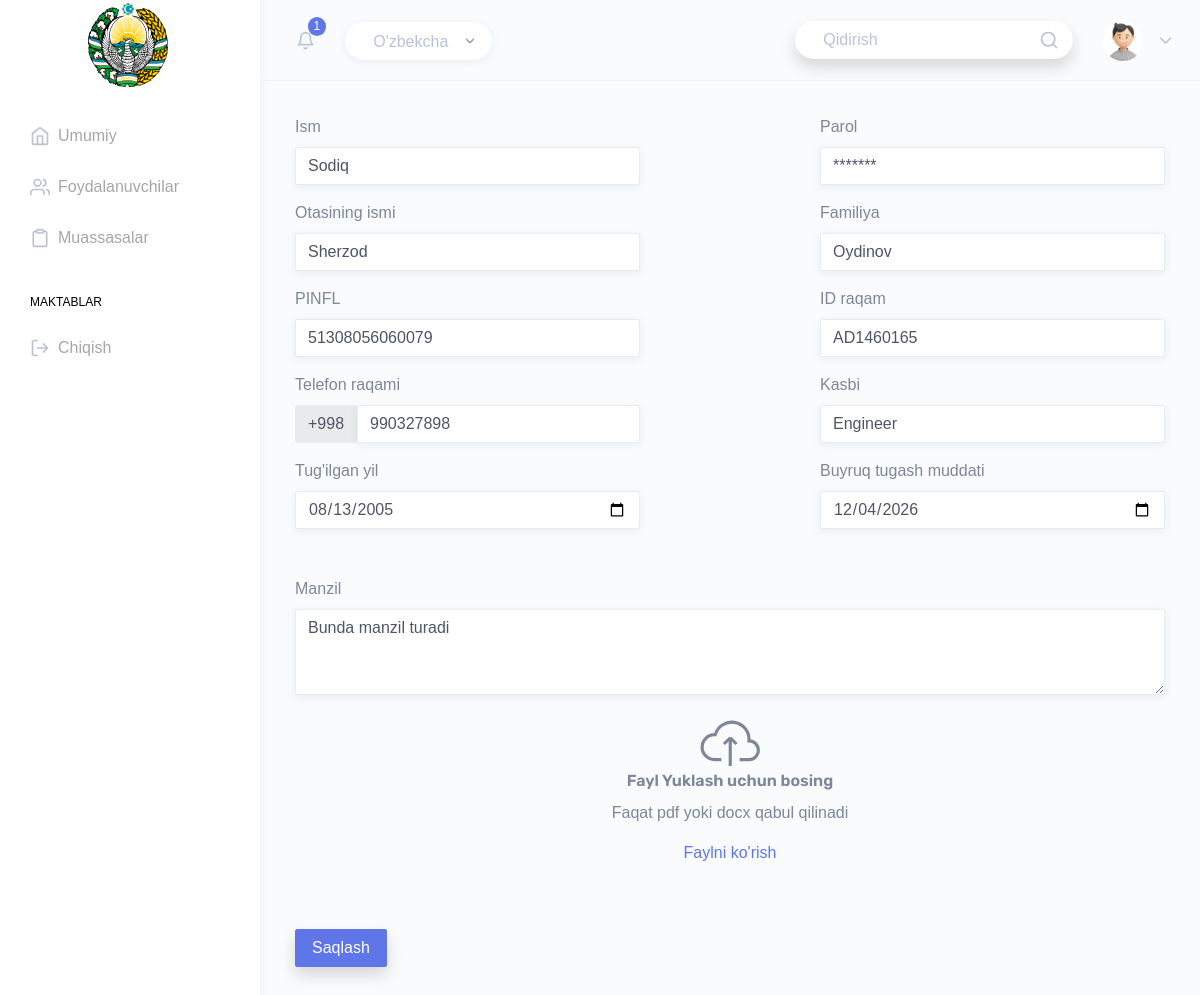
Screenshot of /update-profile/6dc4d02577b547ecb099e27908114e21/ (signed in) with the database file from the repository.
### school/models.py (models this page shows, shortened)
class UserProfile(BaseModel):
    user = models.OneToOneField(User, on_delete=models.CASCADE, null=True, related_name='user_profile')
    first_name = models.CharField(max_length=32, default="No Name")
    last_name = models.CharField(max_length=32, default="No Last Name")
    born_in = models.DateField()
    father_name = models.CharField(max_length=32)
    passport_id = models.CharField(max_length=9, unique=True)
    manzil = models.CharField(max_length=512)
    pinfl = models.CharField(max_length=14, unique=True)
    position = models.CharField(max_length=512)
    tel_number = models.CharField(max_length=9)
    command_expire = models.DateField(null=True, blank=True) # buyruq tugash vaqti
    command_pdf = models.FileField(validators=[FileExtensionValidator(allowed_extensions=['pdf', 'docx'])]) # pdf file Buyrug' (Moddiy texnik baza bo'yicha mas'ul shaxs buyrug'i)
    is_active = models.BooleanField(default=True)
    is_selected = models.BooleanField(default=False)
    is_super_admin = models.BooleanField(default=False)
    class Meta:
        verbose_name = "Foydalanuvchi profili"
        verbose_name_plural = "Foydalanuvchilar profillari"

### school/views.py (the view)
# urls.py: path('update-profile/<str:id>/', views.update_profile, name='update_profile'),
@login_required
def update_profile(request, id):
    user_data = get_object_or_404(UserProfile, id=id)
    if request.method == 'POST' and request.user.is_superuser:
        form = UpdateProfileForm(request.POST, request.FILES, instance=user_data)
        if form.is_valid():
            form.save()
            return redirect('detail_profile', id)
        else:
            return HttpResponse(form.errors)
    else:
        form = UpdateProfileForm(instance=user_data)
    context = {
        'user_data': user_data,
        'form': form
    }
    return render(request, 'users/update-user-profile.html', context)

### accounts/forms.py
class UpdateProfileForm(forms.ModelForm):
    class Meta:
        model = UserProfile
        fields = (
            'first_name', 'last_name',
            'born_in', 'father_name', 'passport_id',
            'manzil', 'pinfl', 'position', 'tel_number',
            'command_expire','command_pdf'
        )

### templates/users/update-user-profile.html (shortened to what this page needs)
{% extends 'base/base.html' %}
{% load phone_number %}
{% block content %}
<div class="page-wrapper">
    <div class="container-fluid">
        <form method="post" enctype="multipart/form-data">
            <div class="row justify-content-between"> {% csrf_token %}
                <div class="col-md-5 mb-3">
                    <div class="form-group">
                        <label for="firstName" class="text-md">Ism</label>
                        <input name="first_name" value="{{ user_data.first_name }}" id="firstName" maxlength="30" class="form-control shadow-sm"
                            type="text" required/>
                    </div>
                    <div class="form-group">
                        <label for="fatherName" class="text-md">Otasining ismi</label>
                        <input name="father_name" value="{{ user_data.father_name }}" id="fatherName" maxlength="30" class="form-control shadow-sm"
                            type="text" required/>
                    </div>
                    <div class="form-group">
                        <label for="pinfl" class="text-md">PINFL</label>
                        <input name="pinfl" value="{{ user_data.pinfl }}" id="pinfl" maxlength="14" class="form-control shadow-sm" type="text"
                        required/>
                    </div>
                    <label class="text-md">Telefon raqami</label>
                    <div class="input-group mb-3">
                        <span class="input-group-text">+998</span>
                        <input name="tel_number" value="{{ user_data.tel_number }}" class="form-control shadow-sm" type="tel" placeholder="(90) 123-45-67"
                            maxlength="9" required/>
                    </div>
                    <div class="form-group">
                        <label for="born" class="text-md">Tug'ilgan yil</label>
                        <input name="born_in" value="{{ user_data.born_in|date:'Y-m-d' }}" id="born" class="form-control shadow-sm" type="date" required/>
                    </div>
                </div>
                <div class="col-md-5 mb-3">
                    <div class="form-group">
                        <label for="password" class="text-md">Parol</label>
                        <input value="*******" id="password" maxlength="30" class="form-control shadow-sm" type="text"/>
                    </div>
                    <div class="form-group">
                        <label for="lastName" class="text-md">Familiya</label>
                        <input id="lastName" value="{{ user_data.last_name }}" name="last_name" maxlength="30" class="form-control shadow-sm" type="text"
                        required/>
                    </div>
                    <div class="form-group">
                        <label for="idCard" class="text-md">ID raqam</label>
                        <input id="idCard" value="{{ user_data.passport_id }}" name="passport_id" maxlength="9" class="form-control shadow-sm" type="text"
                        required/>
                    </div>
                    <div class="form-group">
                        <label for="profession" class="text-md">Kasbi</label>
                        <input id="profession" value="{{ user_data.position }}" name="position" maxlength="32" class="form-control shadow-sm" type="text"
                        required/>
                    </div>
                    <div style="width: 100%;" class="form-group mt-3">
                        <label for="expireCommand">Buyruq tugash muddati</label>
                        <input id="expireCommand" value="{{ user_data.command_expire|date:'Y-m-d' }}" name="command_expire" class="form-control shadow-sm" type="date"
                        required/>
                    </div>
                </div>
            </div>
            <div class="mt-3">
                <label for="address">Manzil</label>
                <textarea id="address" name="manzil" maxlength="300" class="form-control shadow-sm" rows="3" required>{{ user_data.manzil }}</textarea>
            </div>
            <div class="mt-4">
                <div class="flex items-center justify-center w-full">
                    <label
                        class="d-flex flex-column align-items-center justify-content-center w-full border-2 border-gray-300 border-dashed rounded-lg cursor-pointer bg-gray-50">
                        <div class="d-flex flex-column align-items-center justify-content-center">
                            <p class="mb-2 text-sm text-gray-500"><span class="font-weight-bold">Fayl Yuklash uchun bosing</span></p>
                            <p class="text-xs text-gray-500">Faqat pdf yoki docx qabul qilinadi</p>
                        </div>
                        <a href="{{ user_data.command_pdf.url }}">Faylni ko'rish</a>
                    </label>
                </div>
            </div>
            <input type="submit" value="Saqlash" class="btn btn-primary px-3 mt-5 shadow">
        </form>
    </div>
</div>
{% endblock content %}

### templates/base/base.html (style rules this page uses)
body { font-family: 'Rubik', sans-serif; }

### rows the page displays
UserProfile: first_name "Sodiq", father_name "Sherzod", pinfl "51308056060079", tel_number "990327898", born_in "08/13/2005", last_name "Oydinov", passport_id "AD1460165", position "Engineer", command_expire "12/04/2026", manzil "Bunda manzil turadi"
